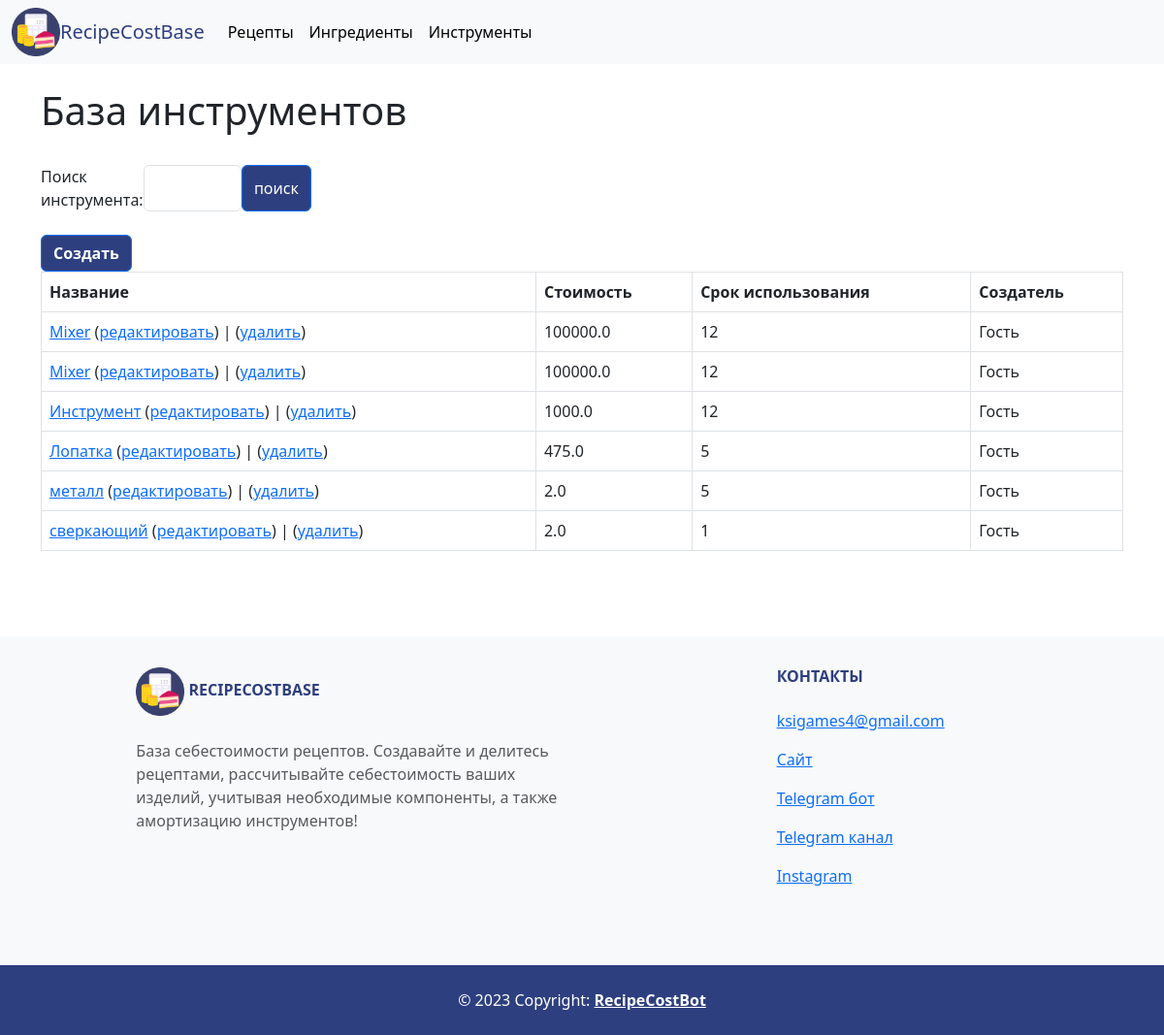
/core/tools/, run on an earlier commit of the app's database.
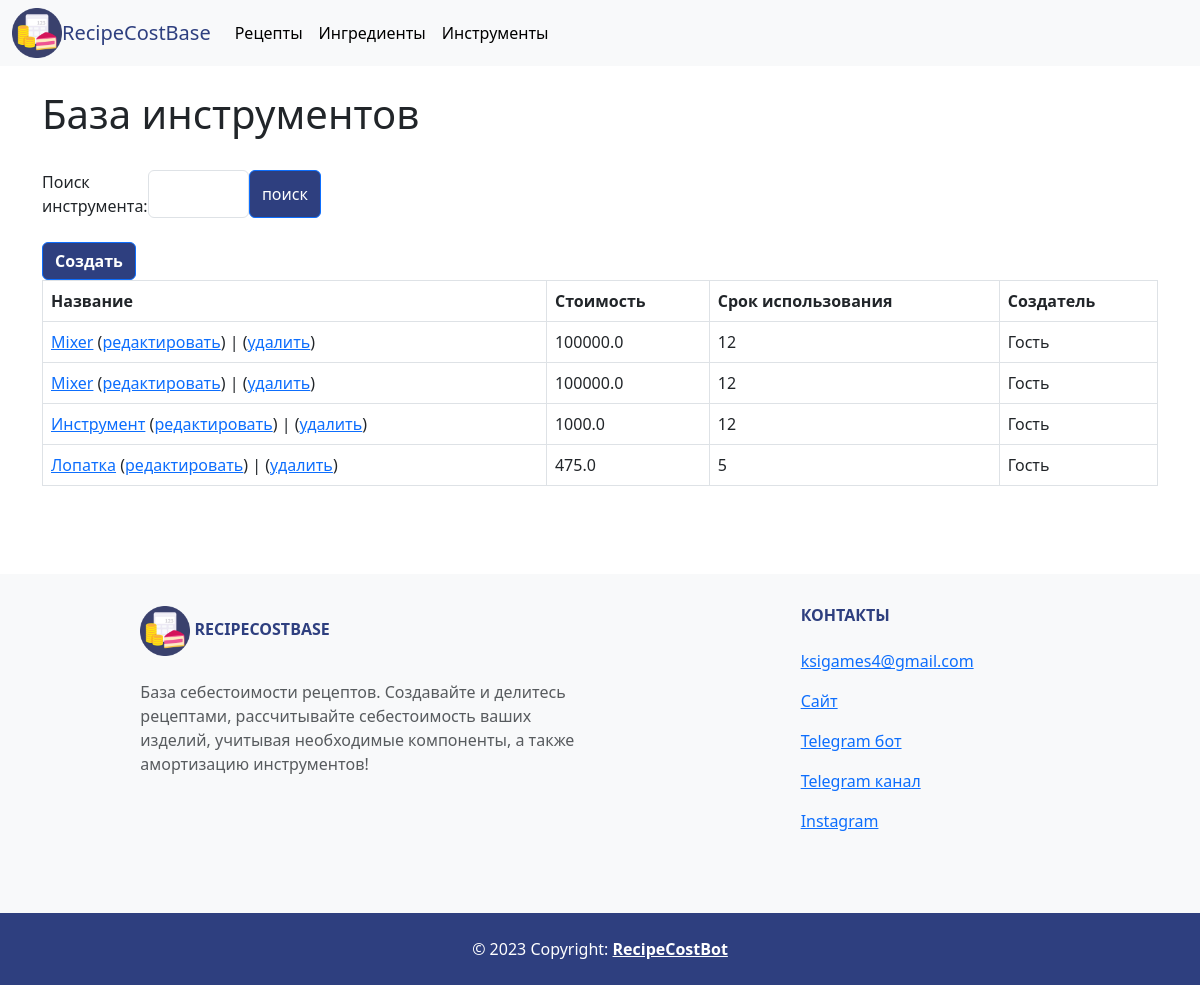
And on a later commit of the database.
### core/models.py (models this page shows)
class Tool(models.Model):
    name = models.CharField('Название', max_length=255)
    owner = models.ForeignKey(User, on_delete=models.CASCADE, null=True)
    cost = models.FloatField('Стоимость', null=True)
    usage = models.IntegerField('Срок использования', null=True)
    time = models.IntegerField('Время применения', null=True, default=0)
    depreciation = models.FloatField('Амортизация', null=True)
    parent = models.BooleanField(default=True)
    parent_id = models.IntegerField(null=True, default=0)
    class Meta:
        verbose_name = 'Инструмент'
        verbose_name_plural = 'Инструменты'
        ordering = ('name', 'cost', 'owner',)

### core/views.py (the view)
# urls.py: path('tools/', views.ToolsList.as_view(), name='tools'),
class ToolsList(TitleMixin, ListView):
    model = models.Tool
    template_name = 'core/tools_list.html'
    context_object_name = 'tools'
    title = 'База инструментов'
    def get_queryset(self):
        name = self.request.GET.get('name')
        parent_tools = models.Tool.objects.all()  # .filter(parent__iexact=True)
        qs = parent_tools
        if name:
            return qs.filter(name__icontains=name)
        return qs
    def get_context_data(self, **kwargs) -> dict:
        context = super().get_context_data(**kwargs)
        context['search_form'] = forms.ToolSearch(self.request.GET or None)
        context['request'] = self.request.GET.get('name')
        return context

### core/forms.py
class ToolSearch(forms.Form):
    name = forms.CharField(label='Поиск инструмента', required=False,
                           widget=forms.TextInput(attrs={'class': 'form-control'}))

### core/views.py (called while the page is built)
    def get_title(self) -> str:
        return self.title

    def get_context_data(self, **kwargs) -> dict:
        context = super().get_context_data(**kwargs)
        context['title'] = self.get_title()
        return context

### core/templates/core/tools_list.html
{% extends "core/base.html" %}
{% block content %}
    <div class="container">
        <h1>{{ title }}</h1>
        <br>
        {% if search_form %}
          <form class="d-flex" method="GET" style='width: 25%'>
            {{ search_form }}
            <button class="btn btn-primary" type="submit" style="background-color: #2e3f7f; color: white;">
              поиск
            </button>
          </form>
        {% endif %}
        <br>
        <a href="{% url 'core:tool_create' %}" class="btn btn-primary" style="background-color: #2e3f7f; color: white;">
            <b>Создать</b>
        </a>
        <br>
        {% if tools %}
        <table class="table table-bordered">
          <thead>
            <tr style="background-color: #2e3f7f; color: white;">
                <th>Название</th>
                <th>Стоимость</th>
                <th>Срок использования</th>
                <th>Создатель</th>
            </tr>
          </thead>
          <tbody>
          {% for tool in tools %}
            <tr>
                <td>
                    <a href="{% url 'core:tool' tool.pk %}">{{ tool.name }}</a>
                    {% if user.is_superuser or request.user.id == tool.owner.id %}
                    (<a href="{% url 'core:tool_update' tool.pk %}">редактировать</a>) |
                    (<a href="{% url 'core:tool_delete' tool.pk %}">удалить</a>)
                    {% endif %}
                </td>
                <td>{{ tool.cost }}</td>
                <td>{{ tool.usage }}</td>
                {% if recipe.owner %}
                <td>{{ recipe.owner.name }} ({{ recipe.owner.id }})</td>
                {% else %}
                <td>Гость</td>
                {% endif %}
            </tr>
          {% endfor %}
          </tbody>
        </table>
        {% elif request_name %}
        <p>Инструментов по запросу <b>«{{ request_name }}»</b> не найдено.</p>
        {% else %}
        <p>Инструментов не найдено.</p>
        {% endif %}
    </div>
{% endblock %}

### core/templates/core/base.html (shortened to what this page needs)
<!DOCTYPE html>
{% load static %}
<html lang="en">
<head>
    <link href="https://cdn.jsdelivr.net/npm/bootstrap@5.3.0-alpha3/dist/css/bootstrap.min.css" rel="stylesheet">
</head>
<body>
  <nav class="navbar navbar-expand-lg bg-body-tertiary">
      <div class="container-fluid">
        <img src="{% static 'images/LogoCircle.png' %}" height="50px" width="50px">
        <a class="navbar-brand" href="{% url 'core:recipes' %}" style="color:#2e3f7f">RecipeCostBase</a>
        <div class="collapse navbar-collapse" id="navbarSupportedContent">
          <ul class="navbar-nav me-auto mb-2 mb-lg-0">
            <li class="nav-item">
              <a class="nav-link active" aria-current="page" href="{% url 'core:recipes' %}">Рецепты</a>
            </li>
            <li class="nav-item">
              <a class="nav-link active" aria-current="page" href="{% url 'core:components' %}">Ингредиенты</a>
            </li>
            <li class="nav-item">
              <a class="nav-link active" aria-current="page" href="{% url 'core:tools' %}">Инструменты</a>
            </li>
          </ul>
        </div>
      </div>
  </nav>
  <br>
  <div>
    {% block content %}
    {% endblock %}
  </div>
  <br>
  <footer class="text-center text-lg-start bg-light text-muted">
    <section class="">
      <div class="container text-center text-md-start mt-5 p-3">
        <div class="row mt-3">
          <div class="col-md-3 col-lg-4 col-xl-5 mx-auto mb-1">
            <h6 class="text-uppercase fw-bold mb-4" style="color: #2e3f7f">
              <img src="{% static 'images/LogoCircle.png' %}" height="50px" width="50px">
              RecipeCostBase
            </h6>
            <p>
              База себестоимости рецептов. Создавайте и делитесь рецептами,
              рассчитывайте себестоимость ваших изделий, учитывая необходимые компоненты, а также амортизацию инструментов!
            </p>
          </div>
          <div class="col-md-4 col-lg-3 col-xl-3 mx-auto mb-md-5 mb-4">
            <h6 class="text-uppercase fw-bold mb-4" style="color: #2e3f7f">Контакты</h6>
            <p><a href="mailto:ksigames4@gmail.com">ksigames4@gmail.com</a></p>
            <p><a href="http://recipecost.tilda.ws/">Сайт</a></p>
            <p><a href="http://t.me/primecost_bot">Telegram бот</a></p>
            <p><a href="http://t.me/primecostbot_reviews">Telegram канал</a></p>
            <p><a href="http://instagram.com/recipecostbot">Instagram</a></p>
          </div>
        </div>
      </div>
    </section>
    <div class="text-center p-4" style="background-color: #2e3f7f; color: white;">
      © 2023 Copyright:
      <a class="text-reset fw-bold" href="http://recipecost.tilda.ws/">RecipeCostBot</a>
    </div>
  </footer>
</body>
</html>

### core/templates/core/base.html (style rules this page uses)
.container { height: 125% }

What changed in the data, as far as the page shows it:
removed Tool: name "металл", shows "редактировать", cost "2.0", usage "5"
removed Tool: name "сверкающий", shows "редактировать", cost "2.0", usage "1"
